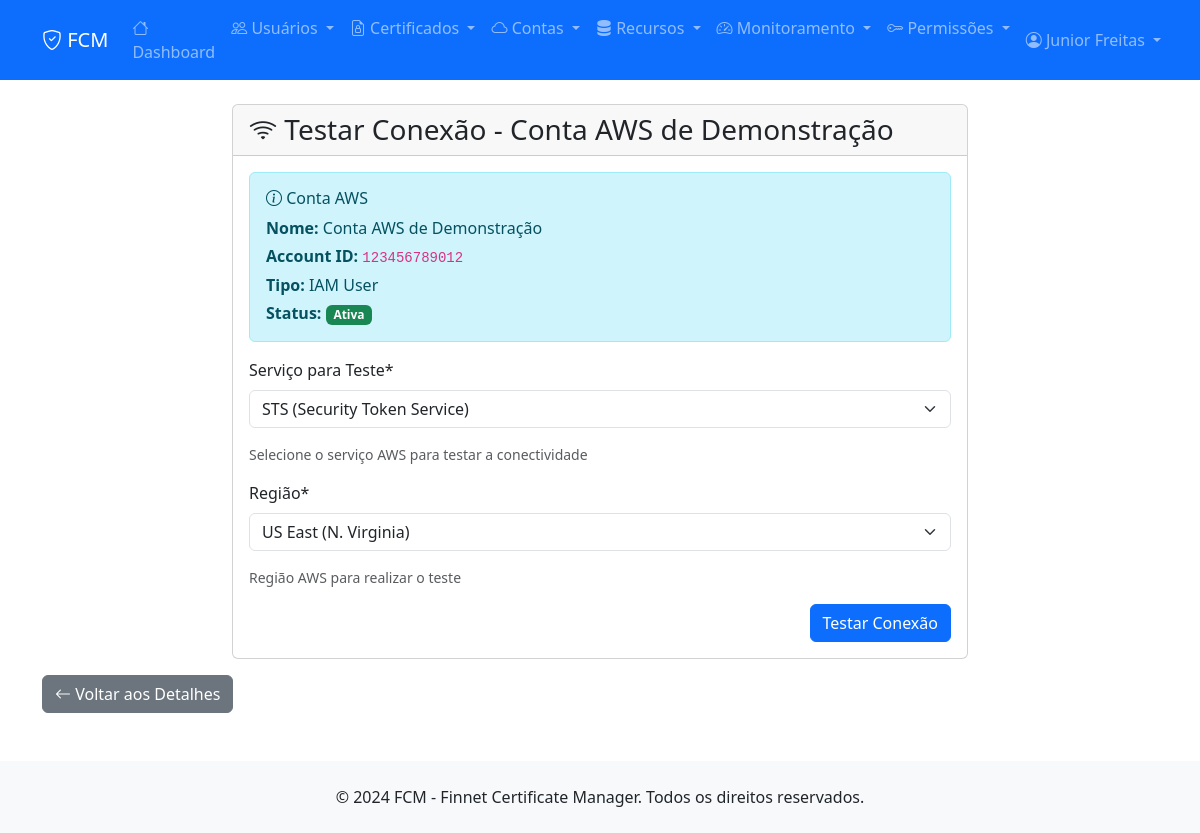
The app's page /accounts/05415a2f-86e4-4077-ad3b-9824f2db2e74/test/ (signed in) with its own data.
### apps/users/models.py (models this page shows, shortened)
class User(AbstractUser):
    STATUS_CHOICES = [
        (0, 'Ativo'),
        (1, 'Inativo'),
    ]
    id = models.CharField(max_length=255, primary_key=True)
    nome = models.CharField(max_length=255, verbose_name='Nome')
    email = models.EmailField(unique=True, verbose_name='Email')
    status = models.IntegerField(choices=STATUS_CHOICES, default=0, verbose_name='Status')
    data_cad = models.DateTimeField(default=timezone.now, verbose_name='Data de Cadastro')
    usu_cad = models.CharField(max_length=255, verbose_name='Usuário de Cadastro', blank=True)
    data_atu = models.DateTimeField(null=True, blank=True, verbose_name='Data de Atualização')
    usu_atu = models.CharField(max_length=255, null=True, blank=True, verbose_name='Usuário de Atualização')
    username = None
    first_name = None
    last_name = None
    USERNAME_FIELD = 'email'
    REQUIRED_FIELDS = ['nome']
    objects = UserManager()
    class Meta:
        db_table = 'users'
        verbose_name = 'Usuário'
        verbose_name_plural = 'Usuários'

### apps/accounts/models.py (models this page shows, shortened)
class Account(models.Model):
    STATUS_CHOICES = [
        (0, 'Ativa'),
        (1, 'Inativa'),
        (2, 'Suspensa'),
        (3, 'Em Validação'),
        (4, 'Erro de Conexão'),
    ]
    ACCOUNT_TYPE_CHOICES = [
        ('root', 'Root Account'),
        ('iam', 'IAM User'),
        ('role', 'IAM Role'),
        ('federated', 'Federated User'),
    ]
    AWS_REGIONS = [
        ('us-east-1', 'US East (N. Virginia)'),
        ('us-east-2', 'US East (Ohio)'),
        ('us-west-1', 'US West (N. California)'),
        ('us-west-2', 'US West (Oregon)'),
        ('eu-west-1', 'Europe (Ireland)'),
        ('eu-west-2', 'Europe (London)'),
        ('eu-west-3', 'Europe (Paris)'),
        ('eu-central-1', 'Europe (Frankfurt)'),
        ('ap-southeast-1', 'Asia Pacific (Singapore)'),
        ('ap-southeast-2', 'Asia Pacific (Sydney)'),
        ('ap-northeast-1', 'Asia Pacific (Tokyo)'),
        ('ap-south-1', 'Asia Pacific (Mumbai)'),
        ('sa-east-1', 'South America (São Paulo)'),
        ('ca-central-1', 'Canada (Central)'),
    ]
    id = models.CharField(max_length=255, primary_key=True)
    nome = models.CharField(max_length=255, verbose_name='Nome da Conta')
    descricao = models.TextField(blank=True, null=True, verbose_name='Descrição')
    account_id = models.CharField(
        max_length=12,
        unique=True,
        verbose_name='AWS Account ID',
        validators=[RegexValidator(r'^\d{12}$', 'Account ID deve ter 12 dígitos')]
    )
    account_type = models.CharField(
        max_length=20,
        choices=ACCOUNT_TYPE_CHOICES,
        default='iam',
        verbose_name='Tipo de Conta'
    )
    access_key_id = models.CharField(max_length=255, verbose_name='Access Key ID')
    secret_access_key = models.TextField(verbose_name='Secret Access Key')  # Será criptografado
    session_token = models.TextField(blank=True, null=True, verbose_name='Session Token')  # Para roles temporários
    default_region = models.CharField(
        max_length=20,
        choices=AWS_REGIONS,
        default='us-east-1',
        verbose_name='Região Padrão'
    )
    enabled_regions = models.JSONField(
        default=list,
        blank=True,
        verbose_name='Regiões Habilitadas',
        help_text='Lista de regiões onde a conta pode operar'
    )
    status = models.IntegerField(choices=STATUS_CHOICES, default=3, verbose_name='Status')
    is_validated = models.BooleanField(default=False, verbose_name='Validada')
    last_validation = models.DateTimeField(null=True, blank=True, verbose_name='Última Validação')
    validation_error = models.TextField(blank=True, null=True, verbose_name='Erro de Validação')
    account_alias = models.CharField(max_length=255, blank=True, null=True, verbose_name='Alias da Conta')
    account_email = models.EmailField(blank=True, null=True, verbose_name='Email da Conta')
    organization_id = models.CharField(max_length=255, blank=True, null=True, verbose_name='Organization ID')
    max_instances = models.IntegerField(default=20, verbose_name='Máximo de Instâncias')
    max_storage_gb = models.IntegerField(default=1000, verbose_name='Máximo de Storage (GB)')
    monthly_budget_usd = models.DecimalField(
        max_digits=10,
        decimal_places=2,
        null=True,
        blank=True,
        verbose_name='Orçamento Mensal (USD)'
    )
    tags = models.JSONField(default=dict, blank=True, verbose_name='Tags')
    data_cad = models.DateTimeField(default=timezone.now, verbose_name='Data de Cadastro')
    usu_cad = models.CharField(max_length=255, verbose_name='Usuário de Cadastro')
    data_atu = models.DateTimeField(null=True, blank=True, verbose_name='Data de Atualização')
    usu_atu = models.CharField(max_length=255, null=True, blank=True, verbose_name='Usuário de Atualização')
    class Meta:
        db_table = 'accounts'
        verbose_name = 'Conta AWS'
        verbose_name_plural = 'Contas AWS'
        ordering = ['nome']
    @property
    def status_display(self):
        return dict(self.STATUS_CHOICES)[self.status]
    @property
    def status_badge_class(self):
        badge_classes = {
            0: 'bg-success',    # Ativa
            1: 'bg-secondary',  # Inativa
            2: 'bg-warning',    # Suspensa
            3: 'bg-info',       # Em Validação
            4: 'bg-danger',     # Erro de Conexão
        }
        return badge_classes.get(self.status, 'bg-secondary')

### apps/accounts/views.py (the view)
# urls.py: path('<str:account_id>/test/', views.account_test, name='test'),
@login_required
def account_test(request, account_id):
    account = get_object_or_404(Account, id=account_id)
    if request.method == 'POST':
        form = AccountTestForm(request.POST, account=account)
        if form.is_valid():
            service = form.cleaned_data['service']
            region = form.cleaned_data['region']
            try:
                if service == 'sts':
                    client = account.get_boto3_client('sts', region)
                    response = client.get_caller_identity()
                    result = {
                        'success': True,
                        'message': 'Conexão STS bem-sucedida',
                        'data': {
                            'Account': response.get('Account'),
                            'UserId': response.get('UserId'),
                            'Arn': response.get('Arn')
                        }
                    }
                elif service == 'ec2':
                    client = account.get_boto3_client('ec2', region)
                    response = client.describe_regions()
                    result = {
                        'success': True,
                        'message': f'Conexão EC2 bem-sucedida. {len(response["Regions"])} regiões disponíveis',
                        'data': {'regions_count': len(response["Regions"])}
                    }
                elif service == 's3':
                    client = account.get_boto3_client('s3', region)
                    response = client.list_buckets()
                    result = {
                        'success': True,
                        'message': f'Conexão S3 bem-sucedida. {len(response["Buckets"])} buckets encontrados',
                        'data': {'buckets_count': len(response["Buckets"])}
                    }
                else:
                    client = account.get_boto3_client(service, region)
                    result = {
                        'success': True,
                        'message': f'Cliente {service.upper()} criado com sucesso',
                        'data': {'service': service, 'region': region}
                    }
                messages.success(request, result['message'])
                if result['success'] and service == 'sts':
                    account.is_validated = True
                    account.last_validation = timezone.now()
                    account.validation_error = None
                    account.status = 0  # Ativa
                    account.save()
            except Exception as e:
                logger.error(f"Erro no teste de conexão: {str(e)}")
                result = {
                    'success': False,
                    'message': f'Erro no teste de conexão: {str(e)}',
                    'data': None
                }
                messages.error(request, result['message'])
                account.is_validated = False
                account.validation_error = str(e)
                account.status = 4  # Erro de Conexão
                account.save()
            if request.headers.get('X-Requested-With') == 'XMLHttpRequest':
                return JsonResponse(result)
            return redirect('accounts:detail', account_id=account.id)
    else:
        form = AccountTestForm(account=account)
    context = {
        'form': form,
        'account': account,
        'title': f'Testar Conexão - {account.nome}'
    }
    return render(request, 'accounts/test.html', context)

### templates/accounts/test.html (shortened to what this page needs)
{% extends 'base.html' %}
{% load crispy_forms_tags %}
{% block content %}
<div class="row justify-content-center">
    <div class="col-md-8">
        <div class="card">
            <div class="card-header">
                <h3 class="mb-0">
                    <i class="bi bi-wifi"></i> {{ title }}
                </h3>
            </div>
            <div class="card-body">
                <div class="alert alert-info" role="alert">
                    <h6 class="alert-heading"><i class="bi bi-info-circle"></i> Conta AWS</h6>
                    <p class="mb-1"><strong>Nome:</strong> {{ account.nome }}</p>
                    <p class="mb-1"><strong>Account ID:</strong> <code>{{ account.account_id }}</code></p>
                    <p class="mb-1"><strong>Tipo:</strong> {{ account.get_account_type_display }}</p>
                    <p class="mb-0"><strong>Status:</strong>
                        <span class="badge {{ account.status_badge_class }}">{{ account.status_display }}</span>
                    </p>
                </div>
                <form method="post">
                    {% crispy form %}
                </form>
            </div>
        </div>
    </div>
</div>
<div class="row mt-3">
    <div class="col-12">
        <a href="{% url 'accounts:detail' account.id %}" class="btn btn-secondary">
            <i class="bi bi-arrow-left"></i> Voltar aos Detalhes
        </a>
    </div>
</div>
{% endblock %}

### templates/base.html (shortened to what this page needs)
<!DOCTYPE html>
<html lang="pt-br">
<head>
    <link href="https://cdn.jsdelivr.net/npm/bootstrap@5.3.0/dist/css/bootstrap.min.css" rel="stylesheet">
    <link href="https://cdn.jsdelivr.net/npm/bootstrap-icons@1.10.0/font/bootstrap-icons.css" rel="stylesheet">
    <link href="https://cdnjs.cloudflare.com/ajax/libs/font-awesome/6.4.0/css/all.min.css" rel="stylesheet">
</head>
<body>
    <nav class="navbar navbar-expand-lg navbar-dark bg-primary">
        <div class="container">
            <a class="navbar-brand" href="{% url 'dashboard' %}">
                <i class="bi bi-shield-check"></i> FCM
            </a>
            <div class="collapse navbar-collapse" id="navbarNav">
                <ul class="navbar-nav me-auto">
                    <li class="nav-item">
                        <a class="nav-link" href="{% url 'dashboard' %}">
                            <i class="bi bi-house"></i> Dashboard
                        </a>
                    </li>
                    <li class="nav-item dropdown">
                        <a class="nav-link dropdown-toggle" href="#" role="button" data-bs-toggle="dropdown">
                            <i class="bi bi-people"></i> Usuários
                        </a>
                    </li>
                    <li class="nav-item dropdown">
                        <a class="nav-link dropdown-toggle" href="#" role="button" data-bs-toggle="dropdown">
                            <i class="bi bi-file-earmark-lock"></i> Certificados
                        </a>
                    </li>
                    <li class="nav-item dropdown">
                        <a class="nav-link dropdown-toggle" href="#" role="button" data-bs-toggle="dropdown">
                            <i class="bi bi-cloud"></i> Contas
                        </a>
                    </li>
                    <li class="nav-item dropdown">
                        <a class="nav-link dropdown-toggle" href="#" role="button" data-bs-toggle="dropdown">
                            <i class="bi bi-server"></i> Recursos
                        </a>
                    </li>
                    <li class="nav-item dropdown">
                        <a class="nav-link dropdown-toggle" href="#" role="button" data-bs-toggle="dropdown">
                            <i class="bi bi-speedometer2"></i> Monitoramento
                        </a>
                    </li>
                    <li class="nav-item dropdown">
                        <a class="nav-link dropdown-toggle" href="#" role="button" data-bs-toggle="dropdown">
                            <i class="bi bi-key"></i> Permissões
                        </a>
                    </li>
                </ul>
                <ul class="navbar-nav">
                    {% if user.is_authenticated %}
                        <li class="nav-item dropdown">
                            <a class="nav-link dropdown-toggle" href="#" role="button" data-bs-toggle="dropdown">
                                <i class="bi bi-person-circle"></i> {{ user.nome|default:user.email }}
                            </a>
                        </li>
                    {% else %}
                        <li class="nav-item">
                            <a class="nav-link" href="{% url 'login' %}">
                                <i class="bi bi-box-arrow-in-right"></i> Entrar
                            </a>
                        </li>
                    {% endif %}
                </ul>
            </div>
        </div>
    </nav>
    <main class="container my-4">
        {% block content %}{% endblock %}
    </main>
    <footer class="bg-light py-4 mt-5">
        <div class="container text-center">
            <p class="mb-0">&copy; 2024 FCM - Finnet Certificate Manager. Todos os direitos reservados.</p>
        </div>
    </footer>
</body>
</html>

### records on screen
User: nome "Junior Freitas"
Account: nome "Conta AWS de Demonstração", account_id "123456789012", account_type "IAM User", status_display "Ativa"

### other values on screen
{{ title }} "Testar Conexão - Conta AWS de Demonstração"
